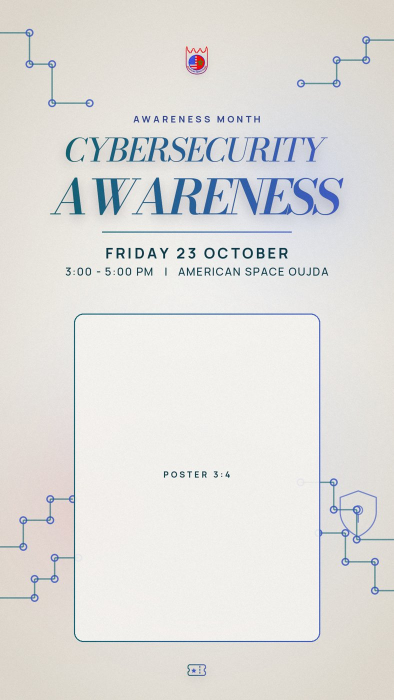
#> input picture handoff/reference/images/event-story-cybersecurity.jpg, 787 x 1400 px, given in place of logo_clean.png, which was not available (shown at 1/2 size)
$ python clubs_themed.py
#> lines starting #> are read from the running program, lines starting #| are printed output that depends on the picture; pictures that were not available may be replaced by others from this repository, and a replacement may not be noted
### handoff/reference/scripts/stories.py
import sys, os, shutil
sys.path.insert(0, "/tmp/claude-0/-home-claude/d7047422-f1a0-5bb0-b041-a3f441efef6b/scratchpad")
import numpy as np
from PIL import Image, ImageDraw, ImageFont, ImageFilter, ImageChops
import covers_v2 as c2
import covers_v3 as c3
import cover_madrid as cm

W, H, CX, CY, F, BASE = c2.W, c2.H, c2.CX, c2.CY, c2.F, c2.BASE
NAVY, RED = c2.NAVY, c2.RED
FINAL = BASE + "/final"
os.makedirs(FINAL + "/covers", exist_ok=True)
os.makedirs(FINAL + "/stories", exist_ok=True)

c3.ICONS["links"] = (
    """<path d="M10 13a5 5 0 0 0 7.54.54l3-3a5 5 0 0 0-7.07-7.07l-1.72 1.71" fill="none"/>
<path d="M14 11a5 5 0 0 0-7.54-.54l-3 3a5 5 0 0 0 7.07 7.07l1.71-1.71" fill="none"/>""",
    """<circle cx="12" cy="12" r="1.35" fill="#000" stroke="none"/>""")

from scipy.ndimage import map_coordinates, zoom, gaussian_filter
import edge_fx


# [61 lines left out: function corner_fields, not called in this run]


CORNERS = {11: (-45, 135), 83: (-135, 45), 31: (-20, 160), 23: (-60, 120), 71: (-150, 30), 47: (-45, 45), 59: (-135, 135)}


def story_bg(seed):
    bg = c2.bg_light()
    return edge_fx.apply_light(bg, corner_fields(W, H, seed, CORNERS.get(seed, (-45, 135)))).convert("RGBA")


LOGO = Image.open("/tmp/claude-0/-home-claude/d7047422-f1a0-5bb0-b041-a3f441efef6b/scratchpad/logo_clean.png").convert("RGBA")


# [52 lines left out: functions paste_logo, title_block, story, not called in this run]


# [35 lines that do not run on import are left out]

### handoff/reference/scripts/covers_v2.py
import sys, os, io
sys.path.insert(0, "/tmp/claude-0/-home-claude/d7047422-f1a0-5bb0-b041-a3f441efef6b/scratchpad")
import numpy as np
import cairosvg
from PIL import Image, ImageDraw, ImageFont, ImageFilter, ImageChops
import cover_madrid as cm
import edge_fx

W, H, CX, CY, F, BASE = cm.W, cm.H, cm.CX, cm.CY, cm.F, cm.BASE
OUT = BASE + "/covers_v2"
os.makedirs(OUT, exist_ok=True)

NAVY = (14, 26, 74)
RED = (214, 34, 43)
CORAL = (255, 106, 90)
CREAM = (244, 239, 230)
WHITE = (255, 255, 255)


# [10 lines left out: function bg_dark, not called in this run]


def bg_light():
    yy, xx = np.mgrid[0:H, 0:W]
    d = np.sqrt(((xx - CX) / 780) ** 2 + ((yy - CY) / 1150) ** 2)
    t = np.clip(d, 0, 1) ** 1.4
    c0, c1 = np.array([253, 252, 249]), np.array([226, 220, 209])
    img = (c0[None, None, :] * (1 - t[..., None]) + c1[None, None, :] * t[..., None]).astype(np.uint8)
    base = Image.fromarray(img, "RGB").convert("RGBA")
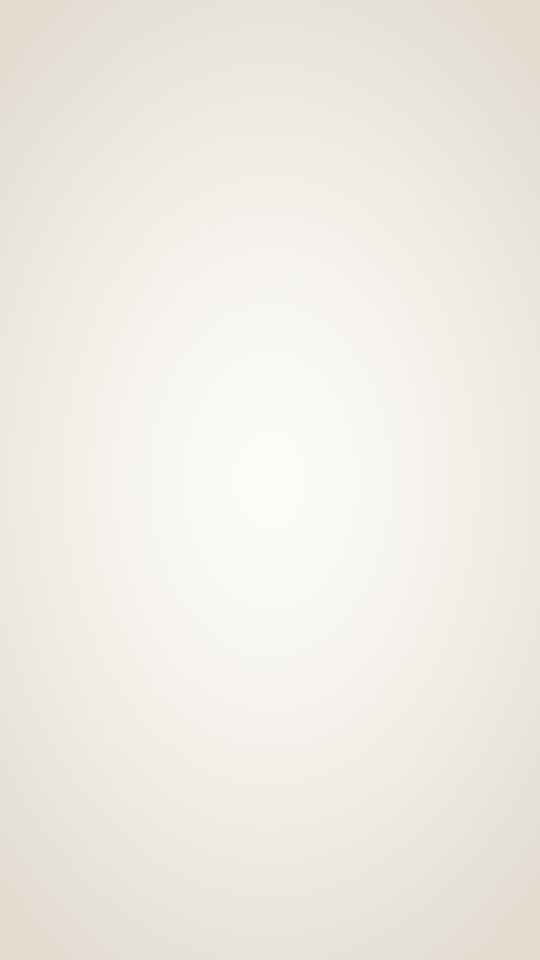
#> base: PIL image 1080x1920 RGBA (shown at 1/2 size); mean R, G, B, A 239.2, 235.7, 228.8, 255
    base = Image.alpha_composite(base, cm.radial(840, 500, 560, (170, 196, 255), 0.35, 2.2))
    base = Image.alpha_composite(base, cm.radial(240, 1400, 520, (255, 150, 130), 0.22, 2.0))
    return base.convert("RGB")


def cap_h(font):
    return -font.getbbox("H", anchor="ls")[1]


# [58 lines left out: functions fit_font, frame, finish, word_cover, not called in this run]


# ---- icon version -------------------------------------------------------
CAL_STROKE = """
<rect x="3.5" y="5" width="17" height="15.5" rx="2.2" fill="none"/>
<path d="M3.5 10H20.5M8 3V6.5M16 3V6.5" fill="none"/>
<circle cx="8" cy="14" r="0.85" fill="#000" stroke="none"/>
<circle cx="16" cy="14" r="0.85" fill="#000" stroke="none"/>
<circle cx="8" cy="17.3" r="0.85" fill="#000" stroke="none"/>
<circle cx="12" cy="17.3" r="0.85" fill="#000" stroke="none"/>
"""
CAL_ACCENT = '<circle cx="12" cy="14" r="1.6" fill="#000" stroke="none"/>'


# [50 lines left out: functions icon_mask, icon_cover, strip, not called in this run]


# [19 lines that do not run on import are left out]

### handoff/reference/scripts/cover_madrid.py
import numpy as np
from PIL import Image, ImageDraw, ImageFont, ImageFilter, ImageChops

BASE = "/tmp/claude-0/-home-claude/d7047422-f1a0-5bb0-b041-a3f441efef6b/scratchpad"
F = BASE + "/fonts"
W, H = 1080, 1920
CX, CY = 540, 960

CREAM = (244, 239, 230)
CORAL = (255, 106, 90)


def radial(cx, cy, r, color, alpha_max, power=2.0):
    yy, xx = np.mgrid[0:H, 0:W]
    d = np.sqrt((xx - cx) ** 2 + (yy - cy) ** 2) / r
    a = np.clip(1 - d, 0, 1) ** power * alpha_max
    layer = np.zeros((H, W, 4), dtype=np.uint8)
    layer[..., 0], layer[..., 1], layer[..., 2] = color
    layer[..., 3] = (a * 255).astype(np.uint8)
    return Image.fromarray(layer, "RGBA")


# [111 lines left out: functions background, gradient_fill, text_mask, spaced, build, circle_preview, not called in this run]


# [5 lines that do not run on import are left out]

### handoff/reference/scripts/clubs_themed.py
import sys, io, math, random
sys.path.insert(0, ".")
import numpy as np
import cairosvg
import stories2 as S
from stories2 import bb, shift, line_mask, title_layout, icon_masks, logo_at, LOGO, c2, cm, FINAL, W, H, CX, F, PILL_H
from PIL import Image, ImageDraw, ImageFont, ImageChops, ImageFilter
import os
OUTD = FINAL + "/club-stories"; os.makedirs(OUTD, exist_ok=True)
PEARL = (244, 240, 232)

def rgb(c, a=1.0): return f"rgba({c[0]},{c[1]},{c[2]},{a})"

def svg_layer(body):
    svg = f'<svg xmlns="http://www.w3.org/2000/svg" width="{W}" height="{H}" viewBox="0 0 {W} {H}">{body}</svg>'
    return Image.open(io.BytesIO(cairosvg.svg2png(bytestring=svg.encode(), output_width=W, output_height=H))).convert("RGBA")

def decor_movie(c1, c2_):
    b = ""
    for x0 in (0, 1028):
        b += f'<rect x="{x0}" y="0" width="52" height="1920" fill="{rgb(c1,0.93)}"/>'
        hx = x0 + 14
        for y in range(18, 1920, 64):
            b += f'<rect x="{hx}" y="{y}" width="24" height="34" rx="6" fill="rgb{PEARL}"/>'
    b += f'<rect x="52" y="0" width="3" height="1920" fill="{rgb(c2_,0.9)}"/><rect x="1025" y="0" width="3" height="1920" fill="{rgb(c2_,0.9)}"/>'
    return svg_layer(b)

# [56 lines left out: functions decor_speaking, decor_philo, decor_sports, decor_africa, decor_psy, not called in this run]

THEMES = {
 "movie-discussion": ((96, 18, 40), (222, 158, 38), (58, 14, 28), decor_movie),
 "public-speaking": ((18, 52, 138), (240, 90, 70), (14, 26, 74), decor_speaking),
 "philo-physics": ((46, 34, 128), (20, 150, 170), (28, 24, 86), decor_philo),
 "sports": ((14, 104, 76), (238, 120, 32), (10, 60, 46), decor_sports),
 "discover-africa": ((150, 46, 22), (228, 160, 36), (84, 30, 16), decor_africa),
 "psychology": ((76, 34, 130), (196, 48, 122), (50, 22, 90), decor_psy),
}

# [5 lines left out: function rrect, not called in this run]

def club(slug, kicker, top, word, sched, time, venue):
    c1, c2_, ink, decor = THEMES[slug]
    S.NAVY, S.RED = c1, c2_
    img = c2.bg_light().convert("RGBA")
    glow = Image.new("RGBA", (W, H), c2_ + (0,))
    yy, xx = np.mgrid[0:H, 0:W].astype(np.float32)
    g = np.clip(1 - np.hypot((xx - 540) / 720, (yy - 1300) / 620), 0, 1) ** 1.6
    glow.putalpha(Image.fromarray((g * 38).astype(np.uint8)))
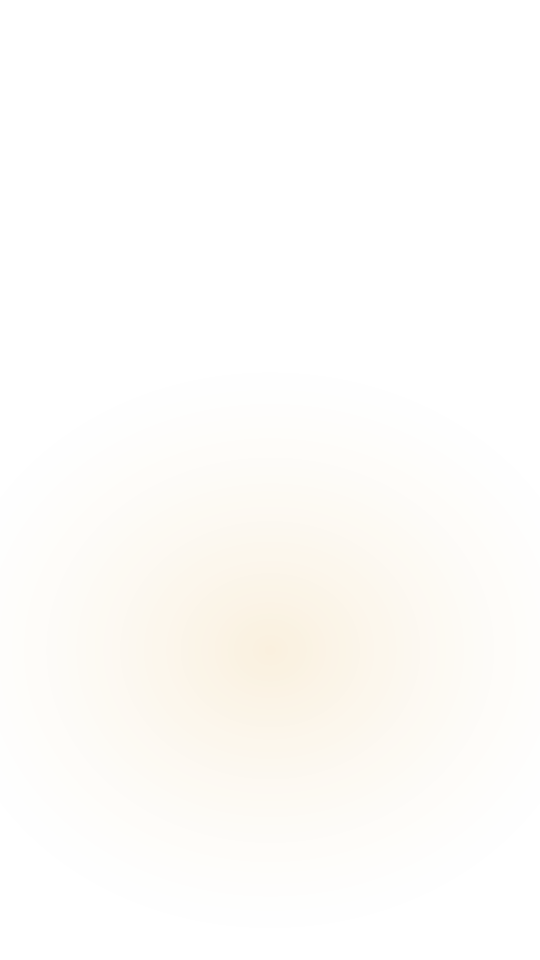
#> glow: PIL image 1080x1920 RGBA (shown at 1/2 size); mean R, G, B, A 222, 158, 38, 5.1; transparent parts drawn white
    img = Image.alpha_composite(img, glow)
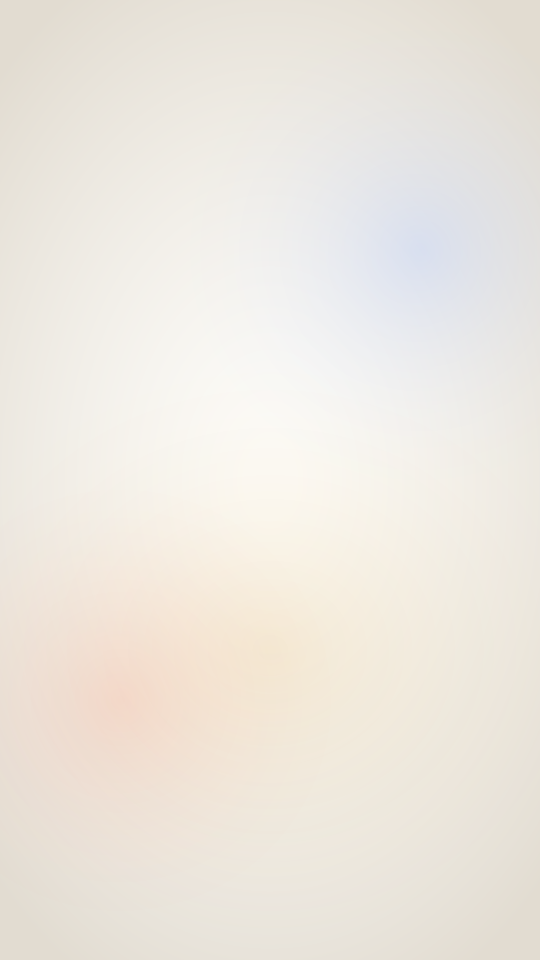
#> img: PIL image 1080x1920 RGBA (shown at 1/2 size); mean R, G, B, A 237.4, 232.1, 224.1, 255
    img = Image.alpha_composite(img, decor(c1, c2_))
    ROW = 165
    # small ASO logo, centred
    img = logo_at(img, ROW, 78)
    # very small club icon, bottom centre
    f_k = ImageFont.truetype(F + "/manrope700.ttf", 25)
    f_day = ImageFont.truetype(F + "/manrope700.ttf", 42)
    f_info = ImageFont.truetype(F + "/manrope500.ttf", 30)
    f_small = ImageFont.truetype(F + "/manrope700.ttf", 23)
    cap = lambda px: int(px * 0.72)
    fw, ft, gap, t_top, w_bot = title_layout(top, word, 175, 92)
    single = not top
    g1, g2, g3, g4 = (62, 64, 66, 34) if single else (40, 46, 46, 26)
    B = cap(25) + g1 + (w_bot - t_top) + g2 + g3 + cap(42) + g4 + cap(30)
    y = int(204 + (860 - 204 - B) / 2) - 8
    d = ImageDraw.Draw(img)
    cm.spaced(d, kicker, f_k, CX, y + cap(25), tuple(int(v * 0.72) for v in c2_) + (255,), 7)
    ty = y + cap(25) + g1
    img = S.draw_title(img, fw, ft, gap, top, word, int(ty - t_top))
    tb = ty + (w_bot - t_top)
    hl = tb + g2
    ln = Image.new("L", (W, H), 0); ImageDraw.Draw(ln).rectangle([CX - 260, hl, CX + 260, hl + 2], fill=255)
    img = Image.alpha_composite(img, cm.gradient_fill(ln, CX - 260, CX + 260, c1, c2_))
    d = ImageDraw.Draw(img)
    yb = hl + g3 + cap(42)
    cm.spaced(d, sched, f_day, CX, yb, ink + (255,), 8)
    yb2 = yb + g4 + cap(30)
    cm.spaced(d, f"{time}   |   {venue}", f_info, CX, yb2, ink + (235,), 3)
    top_s, bot_s = 860, 1760
    ww = int((bot_s - top_s) * 3 / 4); x0 = CX - ww // 2
    bx = [x0, top_s, x0 + ww, bot_s]
    fill = Image.new("RGBA", (W, H), (252, 250, 246, 255)); fill.putalpha(rrect(bx, 26).point(lambda v: int(v * 0.92)))
    img = Image.alpha_composite(img, fill)
    img = Image.alpha_composite(img, cm.gradient_fill(rrect(bx, 26, 3), bx[0], bx[2], c1, c2_))
    d = ImageDraw.Draw(img)
    cm.spaced(d, "POSTER 3:4", f_small, CX, (top_s + bot_s) // 2, ink + (110,), 6)
    py = 1792
    pf = Image.new("RGBA", (W, H), (250, 247, 241, 255)); pf.putalpha(rrect([CX - 300, py, CX + 300, py + 84], 42).point(lambda v: int(v * 0.95)))
    img = Image.alpha_composite(img, pf)
    pill = rrect([CX - 300, py, CX + 300, py + 84], 42, 3)
    img = Image.alpha_composite(img, cm.gradient_fill(pill, CX - 300, CX + 300, c1, c2_))
    d = ImageDraw.Draw(img)
    cm.spaced(d, "WHATSAPP GROUP LINK HERE", ImageFont.truetype(F + "/manrope700.ttf", 22), CX, py + 42 + 8, ink + (170,), 5)
    noise = Image.effect_noise((W, H), 46).convert("L")
    grain = Image.merge("RGBA", (noise, noise, noise, Image.new("L", (W, H), 18)))
    res = Image.alpha_composite(img, grain).convert("RGB")
    res.save(f"{OUTD}/club-{slug}.png"); print(slug, flush=True)
    return res

CL = [
 ("movie-discussion", "WEEKLY CLUB", "MOVIE", "DISCUSSION", "EVERY WEDNESDAY", "4:00 - 6:00 PM", "MAIN HALL"),
 ("public-speaking", "WEEKLY CLUB", "PUBLIC", "SPEAKING", "EVERY SATURDAY", "2:00 - 4:00 PM", "MAIN HALL"),
 ("philo-physics", "WEEKLY CLUB", "PHILO", "PHYSICS", "EVERY SATURDAY", "4:00 - 6:00 PM", "MAIN HALL"),
 ("sports", "WEEKLY CLUB", "AMERICAN SPACE", "SPORTS", "EVERY SATURDAY", "4:00 - 6:00 PM", "LALA AISHA PARK"),
 ("discover-africa", "WEEKLY CLUB", "DISCOVER", "AFRICA", "EVERY SUNDAY", "2:00 - 4:00 PM", "MAIN HALL"),
 ("psychology", "BIWEEKLY CLUB", "", "PSYCHOLOGY", "EVERY OTHER SUNDAY", "4:00 - 6:00 PM", "MAIN HALL"),
]
if __name__ == "__main__":
#> (the run stopped early here; a loop or call above may not have finished)
